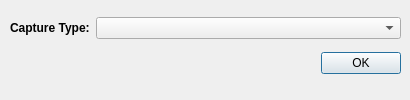
<?xml version="1.0" encoding="UTF-8"?>
<ui version="4.0">
 <class>CaptureTypeSelectDialog</class>
 <widget class="QDialog" name="CaptureTypeSelectDialog">
  <property name="geometry">
   <rect>
    <x>0</x>
    <y>0</y>
    <width>410</width>
    <height>100</height>
   </rect>
  </property>
  <property name="sizePolicy">
   <sizepolicy hsizetype="Minimum" vsizetype="Minimum">
    <horstretch>0</horstretch>
    <verstretch>0</verstretch>
   </sizepolicy>
  </property>
  <property name="minimumSize">
   <size>
    <width>410</width>
    <height>100</height>
   </size>
  </property>
  <property name="windowTitle">
   <string>Select Capture Type</string>
  </property>
  <widget class="QWidget" name="layoutWidget">
   <property name="geometry">
    <rect>
     <x>10</x>
     <y>10</y>
     <width>391</width>
     <height>71</height>
    </rect>
   </property>
   <layout class="QVBoxLayout" name="verticalLayout">
    <item>
     <layout class="QHBoxLayout" name="horizontalLayout_2">
      <item>
       <widget class="QLabel" name="label_1">
        <property name="sizePolicy">
         <sizepolicy hsizetype="Fixed" vsizetype="Preferred">
          <horstretch>0</horstretch>
          <verstretch>0</verstretch>
         </sizepolicy>
        </property>
        <property name="font">
         <font>
          <weight>75</weight>
          <bold>true</bold>
         </font>
        </property>
        <property name="text">
         <string>Capture Type:</string>
        </property>
       </widget>
      </item>
      <item>
       <widget class="QComboBox" name="captureTypeComboBox"/>
      </item>
     </layout>
    </item>
    <item>
     <widget class="QDialogButtonBox" name="okCancelBox">
      <property name="orientation">
       <enum>Qt::Horizontal</enum>
      </property>
      <property name="standardButtons">
       <set>QDialogButtonBox::Ok</set>
      </property>
     </widget>
    </item>
   </layout>
  </widget>
 </widget>
 <tabstops>
  <tabstop>captureTypeComboBox</tabstop>
  <tabstop>okCancelBox</tabstop>
 </tabstops>
 <resources/>
 <connections>
  <connection>
   <sender>okCancelBox</sender>
   <signal>accepted()</signal>
   <receiver>CaptureTypeSelectDialog</receiver>
   <slot>accept()</slot>
   <hints>
    <hint type="sourcelabel">
     <x>430</x>
     <y>136</y>
    </hint>
    <hint type="destinationlabel">
     <x>157</x>
     <y>274</y>
    </hint>
   </hints>
  </connection>
  <connection>
   <sender>okCancelBox</sender>
   <signal>rejected()</signal>
   <receiver>CaptureTypeSelectDialog</receiver>
   <slot>reject()</slot>
   <hints>
    <hint type="sourcelabel">
     <x>430</x>
     <y>136</y>
    </hint>
    <hint type="destinationlabel">
     <x>286</x>
     <y>274</y>
    </hint>
   </hints>
  </connection>
 </connections>
</ui>
